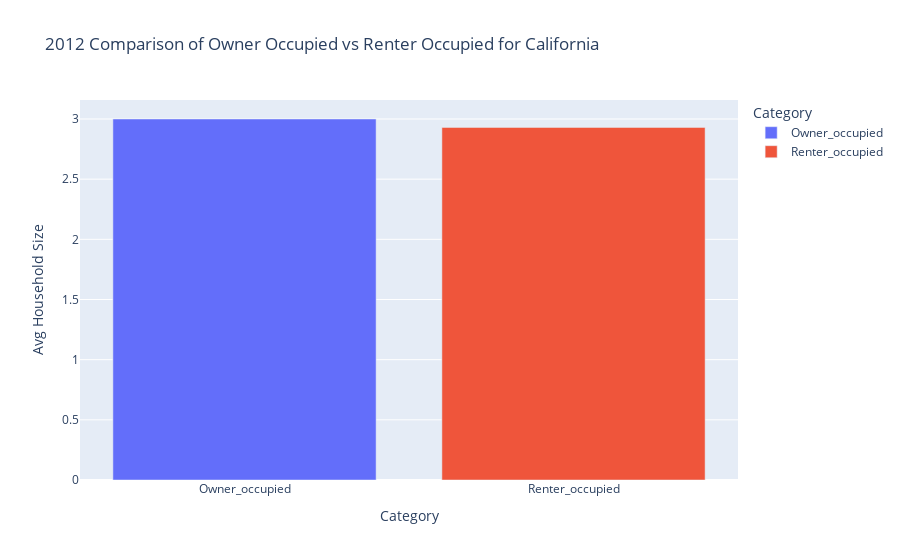

Notebook code cell kept with this figure:
### Code cell
make_bar_graph(df_2012, 'California', '2012')

### Figure 1 — Plotly figure (JSON) as saved in the notebook; plotly's stock layout.template omitted (floating-point values rounded to 4 significant figures)
{"data": [{"alignmentgroup": "True", "hovertemplate": "Category=%{x}<br>Avg Household Size=%{y}<extra></extra>", "legendgroup": "Owner_occupied", "marker": {"color": "#636efa", "pattern": {"shape": ""}}, "name": "Owner_occupied", "offsetgroup": "Owner_occupied", "orientation": "v", "showlegend": true, "textposition": "auto", "type": "bar", "x": ["Owner_occupied"], "xaxis": "x", "y": [3], "yaxis": "y"}, {"alignmentgroup": "True", "hovertemplate": "Category=%{x}<br>Avg Household Size=%{y}<extra></extra>", "legendgroup": "Renter_occupied", "marker": {"color": "#EF553B", "pattern": {"shape": ""}}, "name": "Renter_occupied", "offsetgroup": "Renter_occupied", "orientation": "v", "showlegend": true, "textposition": "auto", "type": "bar", "x": ["Renter_occupied"], "xaxis": "x", "y": [2.93], "yaxis": "y"}], "layout": {"barmode": "relative", "legend": {"title": {"text": "Category"}, "tracegroupgap": 0}, "title": {"text": "2012 Comparison of Owner Occupied vs Renter Occupied for California"}, "xaxis": {"anchor": "y", "categoryarray": ["Owner_occupied", "Renter_occupied"], "categoryorder": "array", "domain": [0, 1], "title": {"text": "Category"}}, "yaxis": {"anchor": "x", "domain": [0, 1], "title": {"text": "Avg Household Size"}}}}
